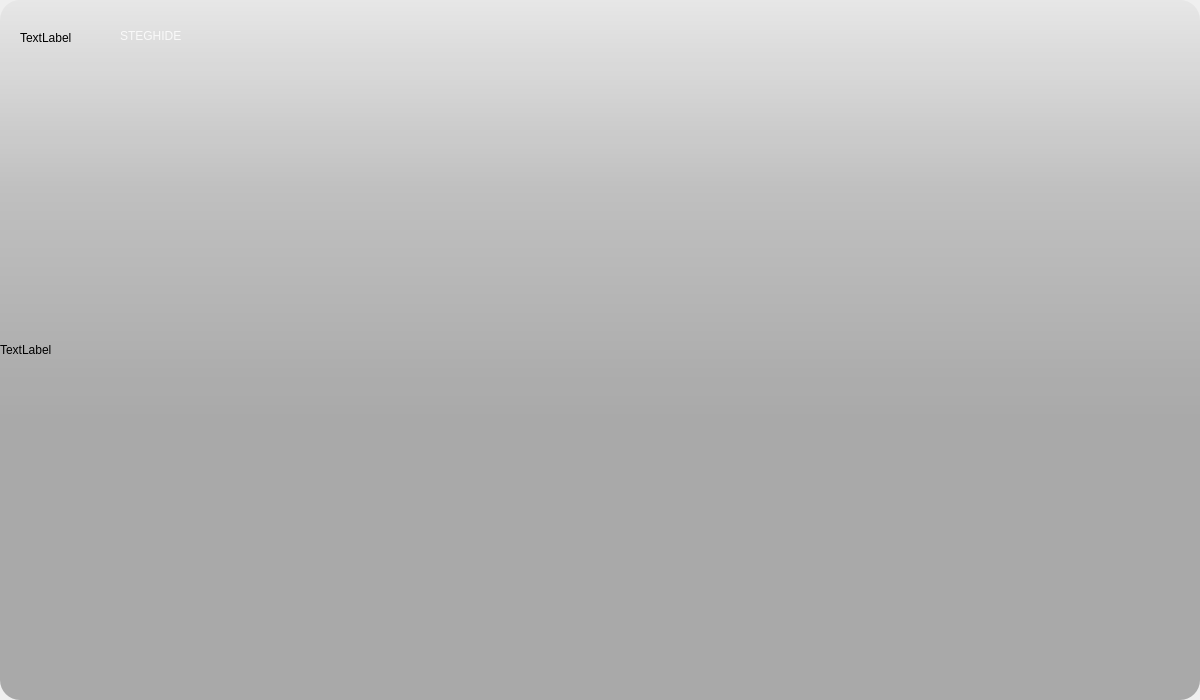
<?xml version="1.0" encoding="UTF-8"?>
<ui version="4.0">
 <class>Dialog</class>
 <widget class="QDialog" name="Dialog">
  <property name="geometry">
   <rect>
    <x>0</x>
    <y>0</y>
    <width>1200</width>
    <height>700</height>
   </rect>
  </property>
  <property name="windowTitle">
   <string>Dialog</string>
  </property>
  <property name="styleSheet">
   <string notr="true">

</string>
  </property>
  <widget class="QWidget" name="widget" native="true">
   <property name="geometry">
    <rect>
     <x>0</x>
     <y>0</y>
     <width>1200</width>
     <height>700</height>
    </rect>
   </property>
   <property name="cursor">
    <cursorShape>ArrowCursor</cursorShape>
   </property>
   <widget class="QLabel" name="label">
    <property name="geometry">
     <rect>
      <x>0</x>
      <y>0</y>
      <width>1200</width>
      <height>700</height>
     </rect>
    </property>
    <property name="styleSheet">
     <string notr="true">border-image: url(:/images/hacker.jpg);</string>
    </property>
    <property name="text">
     <string/>
    </property>
    <property name="scaledContents">
     <bool>false</bool>
    </property>
    <property name="alignment">
     <set>Qt::AlignCenter</set>
    </property>
    <property name="wordWrap">
     <bool>false</bool>
    </property>
    <property name="indent">
     <number>0</number>
    </property>
   </widget>
   <widget class="QLabel" name="label_2">
    <property name="geometry">
     <rect>
      <x>0</x>
      <y>0</y>
      <width>1200</width>
      <height>700</height>
     </rect>
    </property>
    <property name="styleSheet">
     <string notr="true">background-color: qlineargradient(spread:pad, x1:0, y1:0, x2:0, y2:0.715909, stop:0 rgba(0, 0, 0, 9), stop:0.375 rgba(0, 0, 0, 50), stop:0.835227 rgba(0, 0, 0, 75));
border-radius:20px;</string>
    </property>
    <property name="text">
     <string>TextLabel</string>
    </property>
   </widget>
   <widget class="QLabel" name="logo_label">
    <property name="geometry">
     <rect>
      <x>20</x>
      <y>30</y>
      <width>55</width>
      <height>16</height>
     </rect>
    </property>
    <property name="text">
     <string>TextLabel</string>
    </property>
   </widget>
   <widget class="QLabel" name="app_name_label">
    <property name="geometry">
     <rect>
      <x>120</x>
      <y>20</y>
      <width>121</width>
      <height>31</height>
     </rect>
    </property>
    <property name="styleSheet">
     <string notr="true">color:rgba(255,255,255,210);
</string>
    </property>
    <property name="text">
     <string>STEGHIDE</string>
    </property>
   </widget>
  </widget>
 </widget>
 <resources>
  <include location="source_img.qrc"/>
 </resources>
 <connections/>
</ui>
